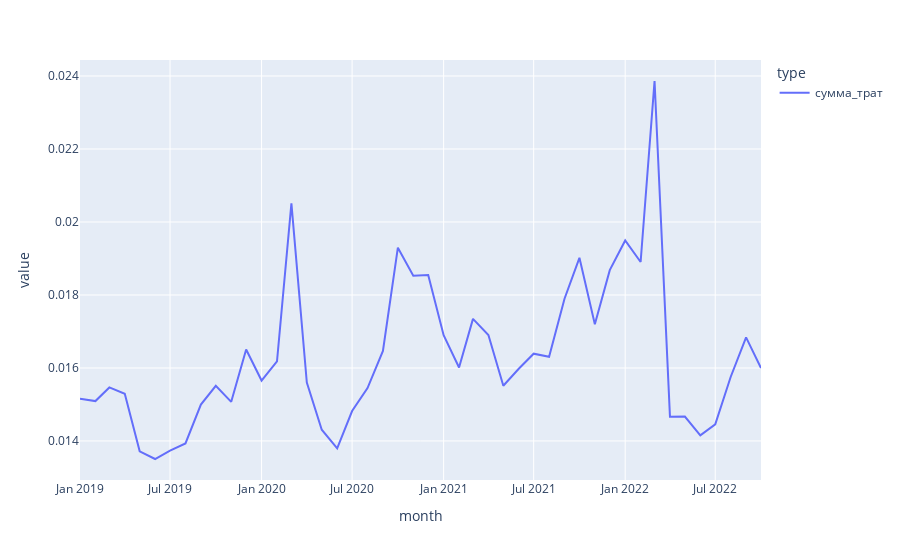

Notebook source saved alongside this figure:
### Markdown cell above
#### Гипотеза 3.1 
Проверим когда люди чаще заболевают

### Code cell
px.line(data_frame=df_month.loc[:,(slice(None),['день','сумма_трат'])]['аптеки'])
